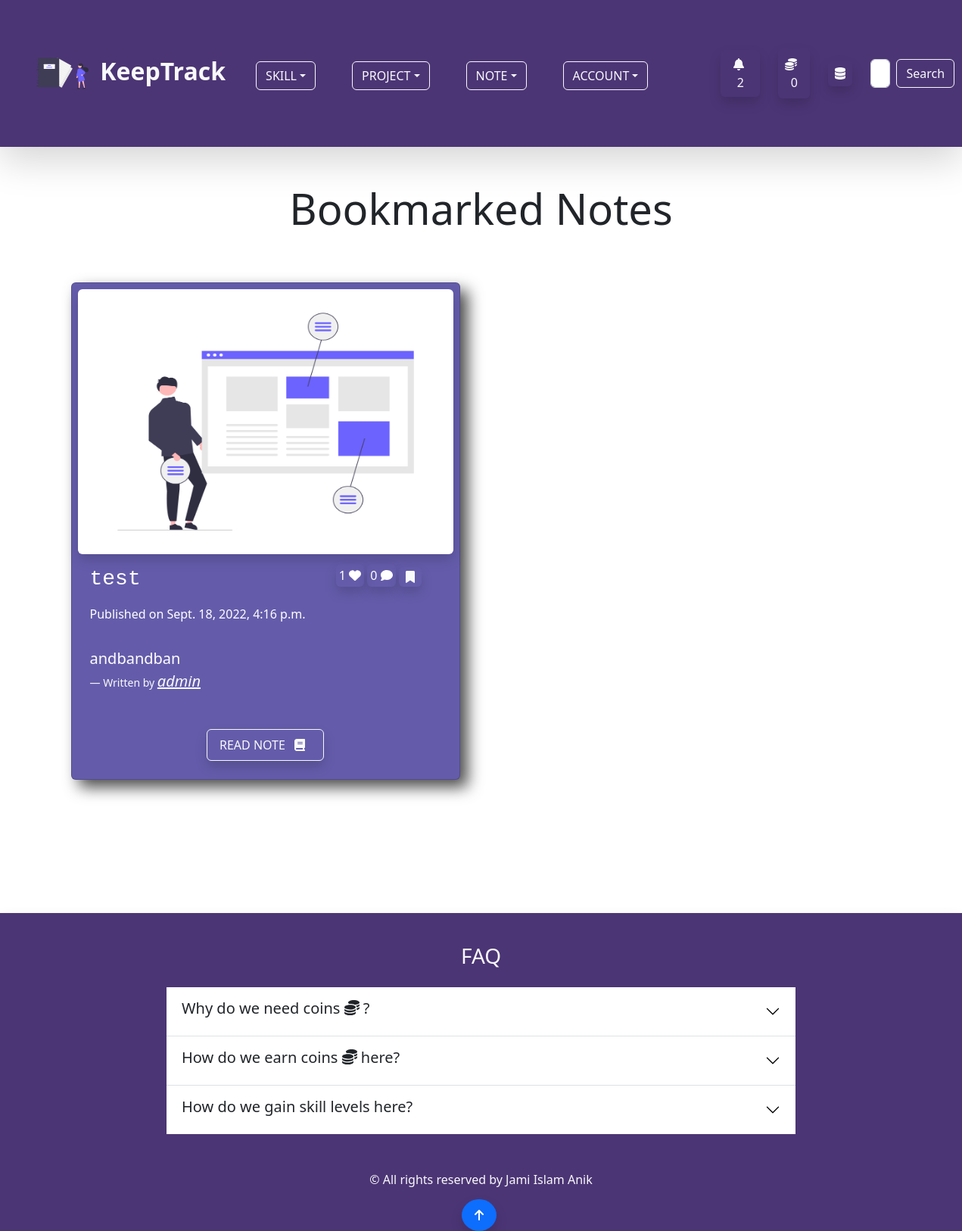
The app's page /note/bookmark_note/ (signed in) with its own data.
### account/models.py (models this page shows, shortened)
class Profile(models.Model):
    user = models.OneToOneField(User,on_delete=models.CASCADE,null=True,blank=True)
    profile_image = models.ImageField(null=True,blank=True,upload_to='keeptrack/images/',default = 'keeptrack/default_images/default_profile_i2ejjp.png')
    username = models.CharField(max_length=255)
    first_name = models.CharField(max_length=255,null=True,blank=True)
    last_name = models.CharField(max_length=255,null=True,blank=True)
    bio = models.TextField(max_length=2000,blank=True,null=True)
    email = models.EmailField(max_length=255,blank=True,null=True)
    portfolio_site = models.URLField(max_length=500,blank=True,null=True)
    facebook = models.URLField(max_length=2000,blank=True,null=True)
    linkedin = models.URLField(max_length=2000,blank=True,null=True)
    youtube = models.URLField(max_length=2000,blank=True,null=True)
    coin = models.IntegerField(default=100,null=True,blank=True)
    def __str__(self):
        return self.username

### note/models.py (models this page shows)
class BookmarkedNote(models.Model):
    owner = models.ForeignKey(Profile,on_delete=models.CASCADE)
    note = models.ForeignKey(Note, on_delete = models.CASCADE)
    created_at = models.DateTimeField(auto_now_add=True)
    class Meta:
        ordering = ['-created_at']

class Note(models.Model):
    comment = GenericRelation(Comment)
    like = GenericRelation(Like)
    content_type = models.ForeignKey(ContentType, null=True, on_delete=models.SET_NULL)
    object_id = models.IntegerField()
    content_object = GenericForeignKey()
    owner = models.ForeignKey(Profile,on_delete=models.CASCADE)
    note_image = models.ImageField(null=True, blank =True, upload_to='keeptrack/images/')
    title = models.CharField(max_length=255)
    body = models.TextField()
    created_at = models.DateTimeField(auto_now_add=True)
    class Meta:
        ordering = ['-created_at']

### note/views.py (the view, shortened to what this page needs)
# urls.py: path('bookmark_note/',views.bookmark_note_page,name="bookmark-note-page"),
@login_required(login_url='login-page')
def bookmark_note_page(request):
    profile = request.user.profile
    queryset = profile.bookmarkednote_set.all()
    context = {
        'queryset':queryset,
    }
    return render(request,'note/bookmark_note_page.html',context)

### note/templates/note/bookmark_note_page.html (shortened to what this page needs)
{% extends 'base.html' %}
{% load static %}
{% block content %}
<div class="container pb-5">
    <h4 class="display-4 text-center my-5">Bookmarked Notes</h4>
        {% if queryset %}
        <div class="row">
          {% for bookmarked_note in queryset %}
          <div class="col col-12 col-md-6">
            <div class="card p-2 mx-3 my-3" id="project-page-card">
              {% if bookmarked_note.note.note_image %}
              <img src="{{ bookmarked_note.note.note_image.url }}" class="img-fluid w-100 shadow rounded" id="note-image-h"
                alt="Note Image" />
              {% else %}
              <img src="{% static 'images/default_note.png' %}" class="img-fluid w-100 shadow rounded" id="note-image-h"
                alt="Note Image" />
              {% endif %}
              <div class="card-body text-white">
                <div class="row">
                  <h3 class="col col-8 card-title font-monospace">{{ bookmarked_note.note.title }}</h3>
                  <div class="col col-4 pb-4">
                    <span class="p-1 rounded shadow">{{ bookmarked_note.note.like.count }} <i
                        class="fas fa-heart"></i></span>
                    <span class="p-1 rounded shadow">{{ bookmarked_note.note.comment.count }} <i
                        class="fas fa-comment"></i></span>
                        <form action="" method="POST" class=" d-inline-block">
                            <button class="btn shadow px-2 py-0 text-light" title="Unbookmark" type="submit" name="bookmarked_note_id" value="{{ bookmarked_note.id }}"><i class="fas fa-bookmark"></i></button>
                        </form>
                  </div>
                </div>
                <p>Published on {{ bookmarked_note.note.created_at }}</p>
                <figure class="py-3">
                  <blockquote class="blockquote">
                    <p class="lead">{{ bookmarked_note.note.body|slice:"60" }}
                  </blockquote>
                  <figcaption class="blockquote-footer text-light">Written by
                    <a href="{% url 'account-page' bookmarked_note.note.owner.username %}" class="fs-5 text-light"><cite title="Source Title">{{ bookmarked_note.note.owner }}</cite></a>
                  </figcaption>
                </figure>
                <div class="text-center">
                  <a href="{% url 'single-note-page' bookmarked_note.note.id %}"
                    class="btn btn-outline-light py-2 px-3 shadow">READ NOTE
                    <span><i class="fas fa-book px-2"></i></span>
                  </a>
                </div>
              </div>
            </div>
          </div>
          {% endfor %}
        </div>
        {% else %}
        <p class="lead text-center">You have not bookmarked any notes yet.</p>
        {% endif %}
</div>
{% endblock %}

### templates/navbar.html (shortened to what this page needs)
{% load static %}
<nav class="navbar navbar-expand-lg navbar-light mb-5 shadow-lg" id="custom-bg">
  <div class="container-fluid p-3 p-md-5">
    <a class="navbar-brand fs-2 text-light fw-bold" href="{% url 'home-page' %}">
      <img src="{% static 'svg/undraw_personal_notebook_re_d7dc.svg' %}" alt="icon" class="me-1 bg-transparent"
        width="72" height="72">
      KeepTrack
    </a>
    <div class="collapse navbar-collapse" id="navbarSupportedContent">
      <ul class="navbar-nav me-auto mb-2 mb-lg-0 px-4 fs-3">
        {% if user.is_authenticated %}
        <li class="nav-item dropdown me-5 mb-3 mb-md-0">
          <button class="btn btn-outline-light dropdown-toggle text-uppercase" id="navbarWithDropdown"
            data-bs-toggle="dropdown" role="button" aria-expanded="false">Skill</button>
        </li>
        <li class="nav-item dropdown me-5 mb-3 mb-md-0">
          <button class="btn btn-outline-light dropdown-toggle text-uppercase" id="navbarWithDropdown"
            data-bs-toggle="dropdown" role="button" aria-expanded="false">Project</button>
        </li>
        <li class="nav-item dropdown me-5 mb-3 mb-md-0">
          <button class="btn btn-outline-light dropdown-toggle text-uppercase" id="navbarWithDropdown"
            data-bs-toggle="dropdown" role="button" aria-expanded="false">Note</button>
        </li>
        {% endif %}
        <li class="nav-item dropdown me-5 mb-3 mb-md-0">
          <button class="btn btn-outline-light dropdown-toggle text-uppercase" id="navbarWithDropdown"
            data-bs-toggle="dropdown" role="button" aria-expanded="false">Account</button>
        </li>
      </ul>
      {% if user.is_authenticated %}
      <button class="btn mx-4 shadow text-light" data-bs-toggle="modal"
                    data-bs-target="#notificationModal"><span class="ps-1"><i class="fas fa-bell fa-bounce pe-2"></i>
                      {{ user.profile.notification_set.count }}
                    </span>
                </button>
      <a href="{% url 'note-page' %}" class="btn text-light p-2 me-4 shadow rounded my-2"><i class="fas fa-coins fa-bounce pe-2"></i>{{ user.profile.coin }} </a>
      {% if user.is_superuser %}
      <a href="{% url 'dashboard' %}" class="btn text-light p-1 px-2 me-4 shadow rounded my-2"><i class="fas fa-database fa-bounce"></i></a>
      {% endif %}
      {% endif %}
      <form class="d-flex my-2" method="POST" action="{% url 'home-page' %}">
        <input class="form-control me-2" type="search" placeholder="Search Users by username..." aria-label="Search" name="searched">
        <button class="btn btn-outline-light" type="submit">Search</button>
      </form>
    </div>
  </div>
</nav>

### static/css/app.css (style rules this page uses)
#custom-bg { background-color: #4C3575; }
#project-page-card { background-color: #645CAA; box-shadow: 10px 10px 20px rgb(0, 0, 0 , 0.7); }
#note-image-h { height: 350px; }

### records on screen
BookmarkedNote: note "test", note.like.count "1", note.comment.count "0", {{ bookmarked_note.id }} 3 (drawn), note.created_at "Sept. 18, 2022, 4:16 p.m.", note.body "andbandban", note.owner "admin"

### other values on screen
{{ user.profile.notification_set.count }} "2"
{{ user.profile.coin }} "0"
